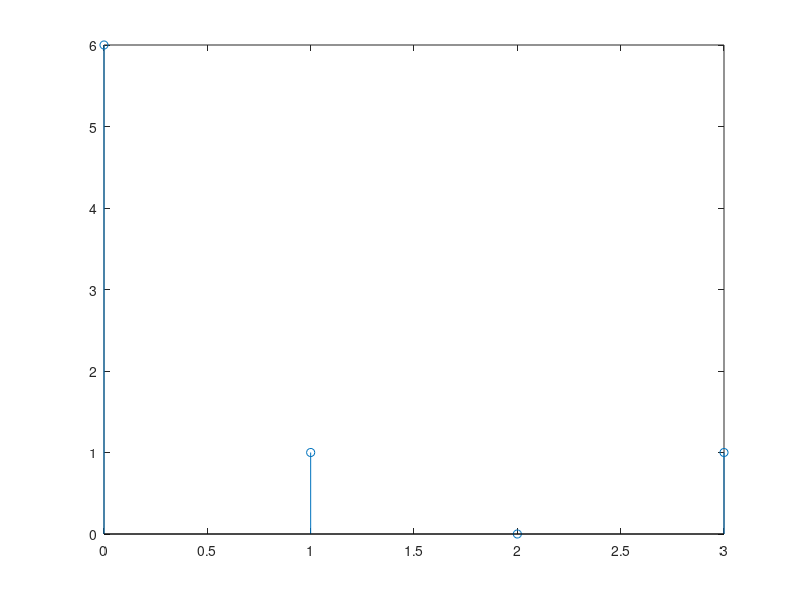

Write the MATLAB code that produced this figure.
% 1 1.5 2 1.5
% 6 -1 0 -1

fs = 4;
ts = 1/fs;
k = 0:fs-1;

x = 2- power(cos(0.75*pi*k), 2);
disp(x);

y = zeros(fs);
for a = 1:fs
    for b = 1:fs
         y(a, b) = exp((-1i*2*pi*(a-1)*(b-1))/fs);
    end
end

disp(y);

z = y*transpose(x);
disp(z);
disp(abs(z));
stem(k, abs(z));
